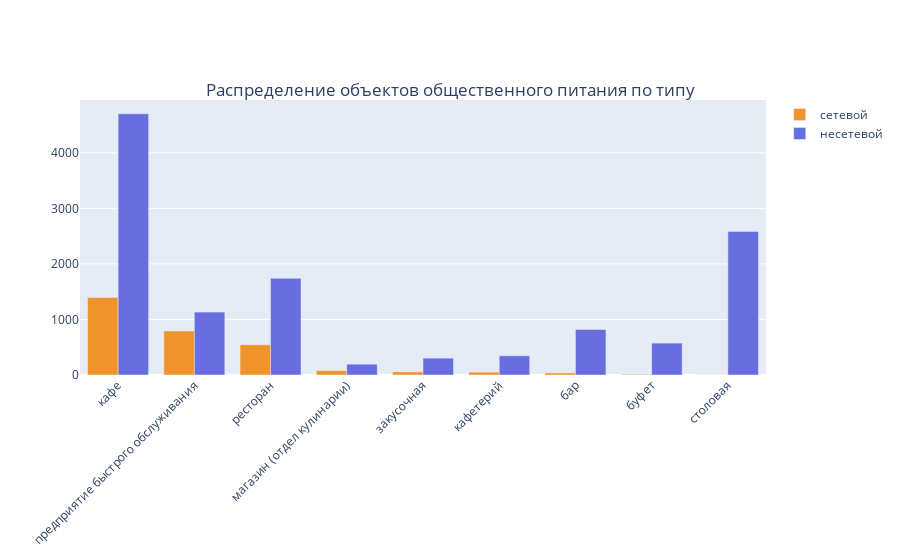

Notebook code for this chart:
### Code cell
fig = go.Figure()
fig.add_trace(go.Bar(
    y=object_type_chain['сетевой'],
    x=object_type_chain['тип объекта общепита'],
    name='сетевой',
    marker_color='#f0932b'
))
fig.add_trace(go.Bar(
    y=object_type_chain['несетевой'],
    x=object_type_chain['тип объекта общепита'],
    name='несетевой',
    marker_color='#686de0'
))

# Here we modify the tickangle of the xaxis, resulting in rotated labels.
fig.update_layout(barmode='group', xaxis_tickangle=-45,
        title={
        'text': 'Распределение объектов общественного питания по типу',
        'y':0.85,
        'x':0.5,
        'xanchor': 'center',
        'yanchor': 'top'})
fig.show()

### Figure 1 — Plotly figure (JSON) as saved in the notebook; plotly's stock layout.template omitted (floating-point values rounded to 4 significant figures)
{"data": [{"marker": {"color": "#f0932b"}, "name": "сетевой", "type": "bar", "x": ["кафе", "предприятие быстрого обслуживания", "ресторан", "магазин (отдел кулинарии)", "закусочная", "кафетерий", "бар", "буфет", "столовая"], "y": [1396, 791, 544, 78, 56, 52, 37, 11, 3]}, {"marker": {"color": "#686de0"}, "name": "несетевой", "type": "bar", "x": ["кафе", "предприятие быстрого обслуживания", "ресторан", "магазин (отдел кулинарии)", "закусочная", "кафетерий", "бар", "буфет", "столовая"], "y": [4703, 1132, 1741, 195, 304, 346, 819, 574, 2584]}], "layout": {"barmode": "group", "title": {"text": "Распределение объектов общественного питания по типу", "x": 0.5, "xanchor": "center", "y": 0.85, "yanchor": "top"}, "xaxis": {"tickangle": -45}}}
